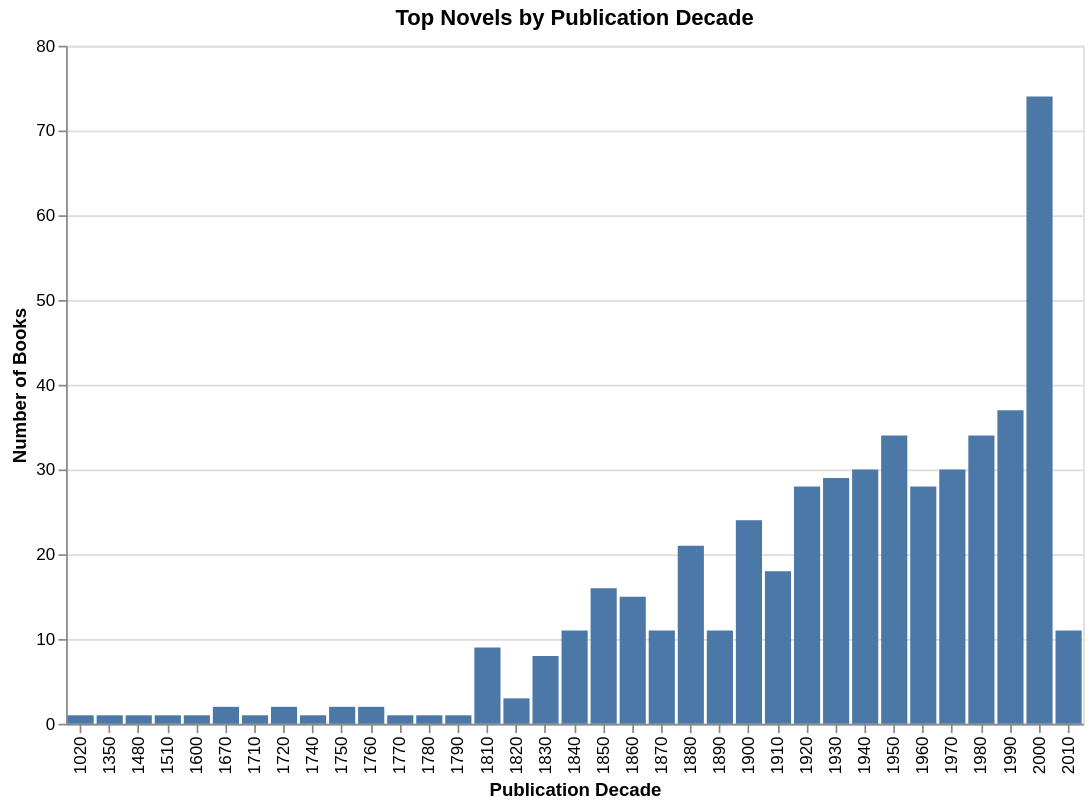

Notebook code for this chart:
### Code cell
alt.Chart(decade_counts).mark_bar().encode(
    x=alt.X('decade:O', title='Publication Decade'),
    y=alt.Y('count:Q', title='Number of Books'),
    tooltip=['decade', 'count']
).properties(
    title='Top Novels by Publication Decade',
    width=600,
    height=400
)

### Figure 1 — Vega-Lite specification as saved in the notebook (floating-point values rounded to 4 significant figures)
{"config": {"view": {"continuousWidth": 300, "continuousHeight": 300}}, "data": {"name": "data-445281c1bb246bd0307a3e7a384e3870"}, "mark": {"type": "bar"}, "encoding": {"tooltip": [{"field": "decade", "type": "quantitative"}, {"field": "count", "type": "quantitative"}], "x": {"field": "decade", "title": "Publication Decade", "type": "ordinal"}, "y": {"field": "count", "title": "Number of Books", "type": "quantitative"}}, "height": 400, "title": "Top Novels by Publication Decade", "width": 600, "$schema": "https://vega.github.io/schema/vega-lite/v5.20.1.json", "datasets": {"data-445281c1bb246bd0307a3e7a384e3870": [{"decade": 1020, "count": 1}, {"decade": 1350, "count": 1}, {"decade": 1480, "count": 1}, {"decade": 1510, "count": 1}, {"decade": 1600, "count": 1}, {"decade": 1670, "count": 2}, {"decade": 1710, "count": 1}, {"decade": 1720, "count": 2}, {"decade": 1740, "count": 1}, {"decade": 1750, "count": 2}, {"decade": 1760, "count": 2}, {"decade": 1770, "count": 1}, {"decade": 1780, "count": 1}, {"decade": 1790, "count": 1}, {"decade": 1810, "count": 9}, {"decade": 1820, "count": 3}, {"decade": 1830, "count": 8}, {"decade": 1840, "count": 11}, {"decade": 1850, "count": 16}, {"decade": 1860, "count": 15}, {"decade": 1870, "count": 11}, {"decade": 1880, "count": 21}, {"decade": 1890, "count": 11}, {"decade": 1900, "count": 24}, {"decade": 1910, "count": 18}, {"decade": 1920, "count": 28}, {"decade": 1930, "count": 29}, {"decade": 1940, "count": 30}, {"decade": 1950, "count": 34}, {"decade": 1960, "count": 28}, {"decade": 1970, "count": 30}, {"decade": 1980, "count": 34}, {"decade": 1990, "count": 37}, {"decade": 2000, "count": 74}, {"decade": 2010, "count": 11}]}}
